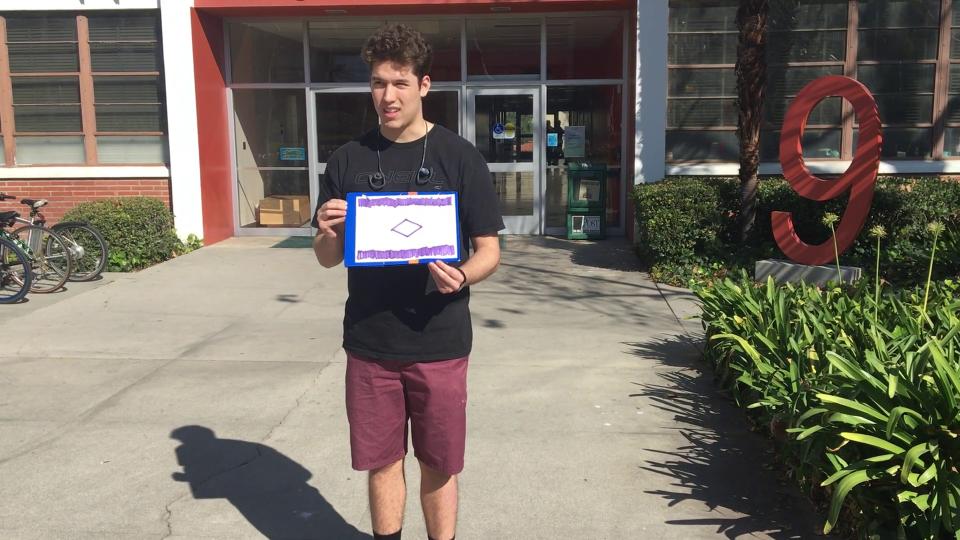
#> input picture frame 19 of CNN_SYS/Test1.mp4, 1920 x 1080 px, given in place of the camera (shown at 1/2 size)
$ python 'UGV Bottle Code.py'   (older library calls are emulated)
#> lines starting #> are read from the running program, lines starting #| are printed output that depends on the picture; after the words box and inside, x2 and y2 are one past the last pixel; in counts of white or black regions, pixels touching at a corner belong together; long printed decimals are rounded
import numpy as np
import imutils
import argparse
import cv2
import math
import socket
import struct

cap = cv2.VideoCapture(0)
# [4 lines of commented-out code are left out]


while True:

        _, image = cap.read()
#> image is the input picture: shape (1080, 1920, 3); mean B, G, R 99, 110, 117.3
        hsv = cv2.cvtColor(image, cv2.COLOR_BGR2HLS)
#> hsv: shape (1080, 1920, 3); mean of channels 0, 1, 2 50.3, 109, 52.7
        lowh = np.array([103.59712230215827, 0.0, 59.62230215827338])
        upph = np.array([180.0, 111.18686868686868, 255.0])
        output = image.copy()
        mask = cv2.inRange(hsv, lowh, upph)
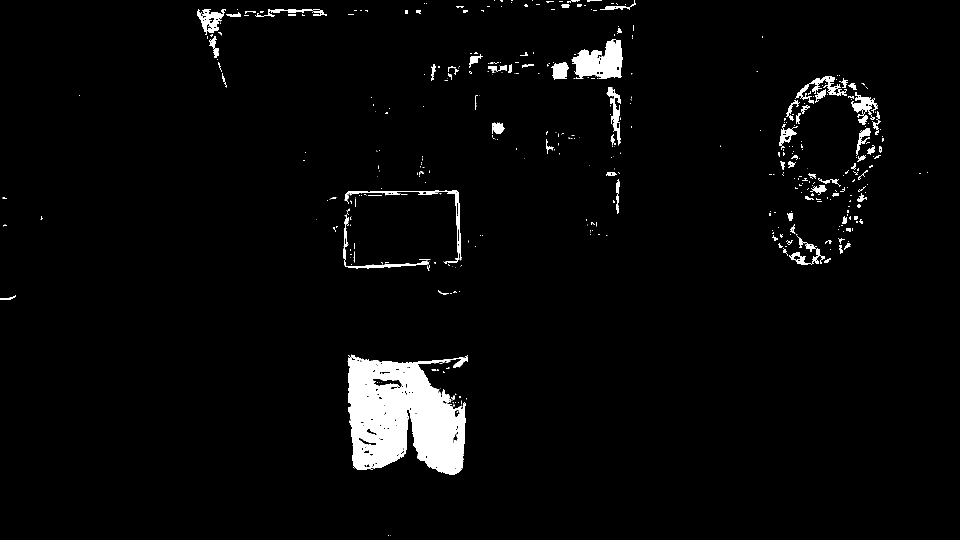
#> mask: shape (1080, 1920) (shown at 1/2 size); 3.3% white; 494 white regions (357 under 20 px)


        ret,thresh = cv2.threshold(mask, 40, 255, 0)

        im2,contours,hierarchy = cv2.findContours(thresh, cv2.RETR_EXTERNAL, cv2.CHAIN_APPROX_NONE)
#> contours = 488 contours, 390 with area under 20; largest, box (x1, y1, x2, y2) and area: (695, 710, 936, 950) 41034, (1143, 78, 1245, 158) 5056, (394, 18, 452, 70) 1492, (1590, 152, 1694, 208) 1370, (1702, 184, 1756, 250) 1262

        ta = 100
        if len(contours) != 0:
                c = max(contours, key = cv2.contourArea)
#> c = contour of 1637 points, box (x1, y1, x2, y2) (695, 710, 936, 950), area 41034
                M = cv2.moments(c)
#> M = moments, m00 41034.5, centre m10/m00, m01/m00 = (804.3, 832.2)
                a = cv2.contourArea(c)
#> a = 41034.5
                if a > ta:
                        cv2.drawContours(image, c, -1, 255, 3)
                        cX = int(M["m10"] / M["m00"])
#> cX = 804
                        cY = int(M["m01"] / M["m00"])
#> cY = 832

                        cv2.circle(image, (cX, cY), 7, (255, 255, 255), -1)
#> image: shape (1080, 1920, 3); mean B, G, R 99.6, 109.8, 117

                        cv2.putText(image, "center", (cX - 20, cY - 20),
                                       cv2.FONT_HERSHEY_SIMPLEX, 0.5, (255, 255, 255), 2)
#> image: shape (1080, 1920, 3); mean B, G, R 99.7, 109.8, 117

                        rows,cols = image.shape[:2]
#> rows = 1080; cols = 1920
                        [vx,vy,x,y] = cv2.fitLine(c, cv2.DIST_L2,0,0.01,0.01)
#> vx = [0.695]; vy = [-0.719]; x = [823.6]; y = [818]
                        left = int((-x*vy/vx) + y)
#> left = 1669
                        right = int(((cols-x)*vy/vx)+y)
#> right = -315
                        image = cv2.line(image,(cols-1,right),(0,left),(0,255,0),2)
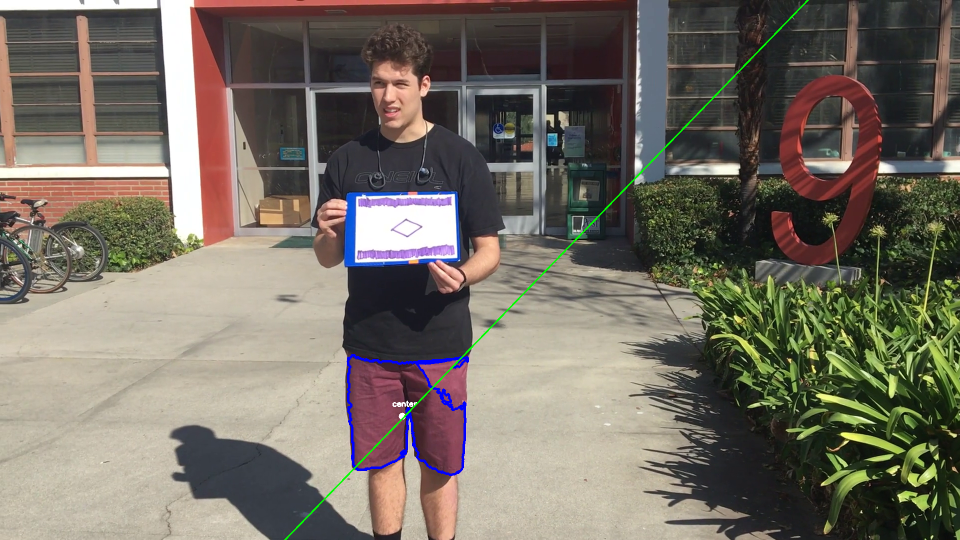
#> image: shape (1080, 1920, 3) (shown at 1/2 size); mean B, G, R 99.4, 110.2, 116.8


                        if(right > cY):
                                anglefound = math.atan2(right-cY, (cols-1) - cX ) * (180/3.141592653589793)
                        else:
                                anglefound = 180 + math.atan2(right-cY, (cols-1) - cX ) * (180/3.141592653589793)
#> anglefound = 134.2
# [10 lines of commented-out code are left out]


                        print('Angle found: ', anglefound)
#| Angle found:  134.190
                        print('Center X coordinate: ', cX)
#| Center X coordinate:  804
                        print('Center Y coordinate: ', cY)
#| Center Y coordinate:  832


        cv2.imshow("mage", image)
        cv2.imshow("mask", mask)
        if cv2.waitKey(1) & 0xFF == ord('q'):
#> (key q is pressed here)
         break


cap.release()
cv2.destroyAllWindows()

$ run again, starting later in the video
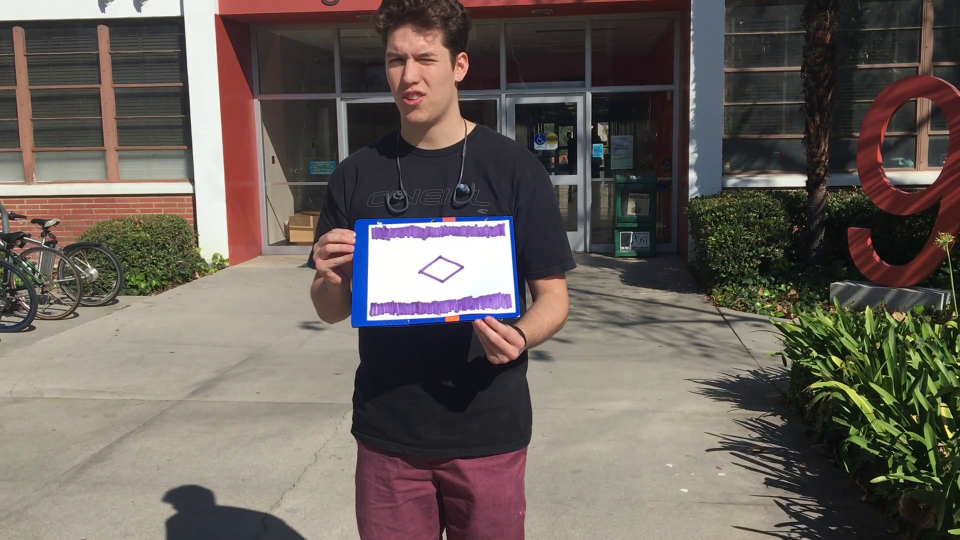
#> input picture frame 88 of CNN_SYS/Test1.mp4, 1920 x 1080 px, given in place of the camera (shown at 1/2 size)
#> image is the input picture: shape (1080, 1920, 3); mean B, G, R 89.2, 95.7, 104.1
#> hsv: shape (1080, 1920, 3); mean of channels 0, 1, 2 54.5, 97, 48.3
#> `mask = cv2.inRange(hsv, lowh, upph)`:
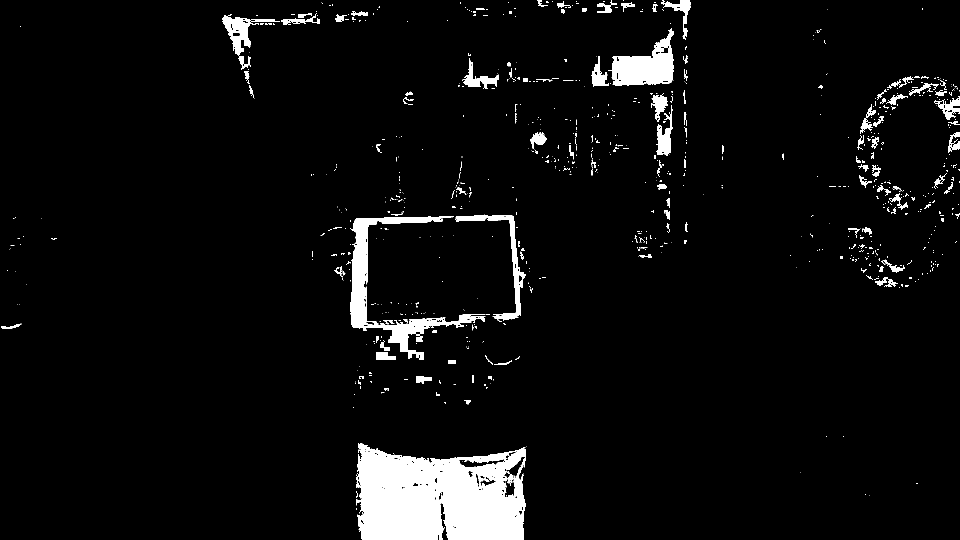
#> mask: shape (1080, 1920) (shown at 1/2 size); 5.1% white; 826 white regions (640 under 20 px)
#> contours = 819 contours, 700 with area under 20; largest, box (x1, y1, x2, y2) and area: (712, 886, 1052, 1080) 54786, (700, 432, 971, 720) 12118, (1216, 56, 1348, 171) 7896, (911, 430, 1052, 644) 3438, (444, 28, 560, 112) 2814
#> c = contour of 1629 points, box (x1, y1, x2, y2) (712, 886, 1052, 1080), area 54786
#> M = moments, m00 54786.5, centre m10/m00, m01/m00 = (882.1, 993.3)
#> a = 54786.5
#> cX = 882
#> cY = 993
#> vx = [0.999]; vy = [0.0426]; x = [861.8]; y = [986.7]
#> left = 949
#> right = 1031
#> `image = cv2.line(image,(cols-1,right),(0,left),(0,255,0),2)`:
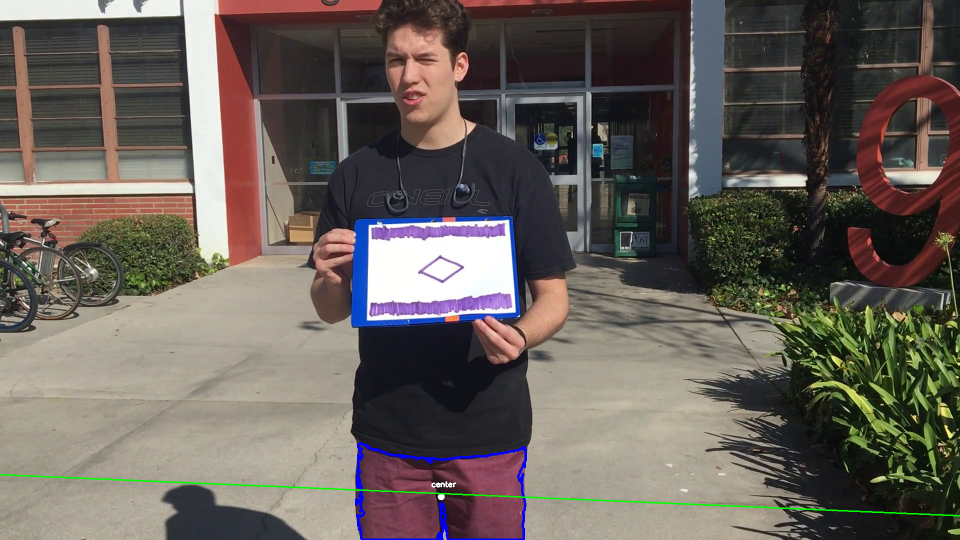
#> image: shape (1080, 1920, 3) (shown at 1/2 size); mean B, G, R 89.6, 96, 103.5
#> anglefound = 2.1
#| Angle found:  2.099
#| Center X coordinate:  882
#| Center Y coordinate:  993

$ run again, starting later in the video
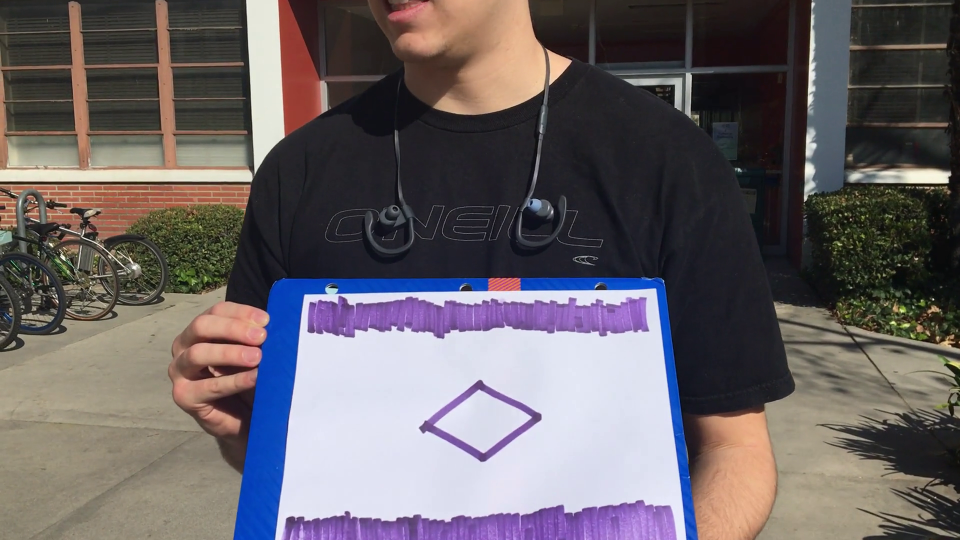
#> input picture frame 156 of CNN_SYS/Test1.mp4, 1920 x 1080 px, given in place of the camera (shown at 1/2 size)
#> image is the input picture: shape (1080, 1920, 3); mean B, G, R 101.9, 98.5, 105.2
#> hsv: shape (1080, 1920, 3); mean of channels 0, 1, 2 72.2, 102.8, 60.8
#> `mask = cv2.inRange(hsv, lowh, upph)`:
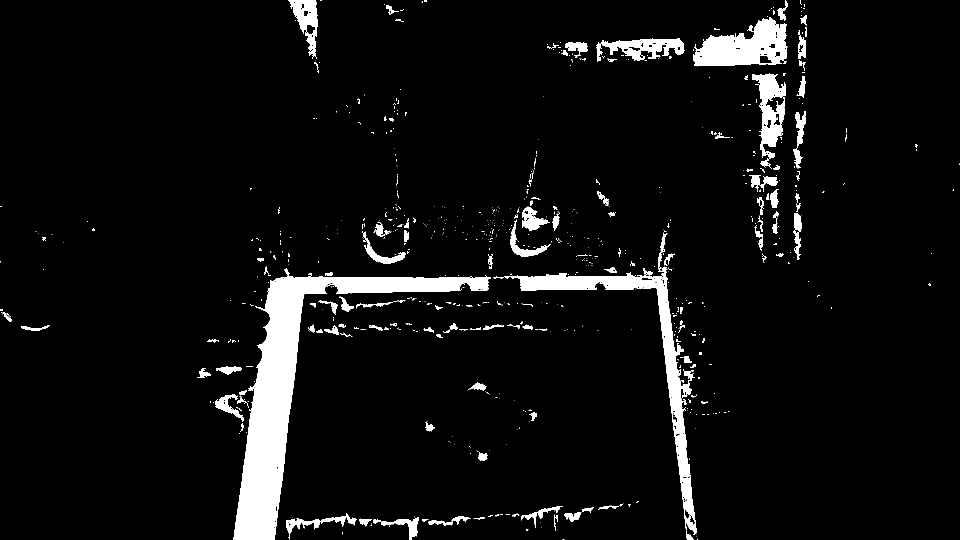
#> mask: shape (1080, 1920) (shown at 1/2 size); 6% white; 754 white regions (590 under 20 px)
#> contours = 752 contours, 629 with area under 20; largest, box (x1, y1, x2, y2) and area: (467, 536, 982, 1080) 49646, (986, 534, 1394, 1070) 18480, (1386, 34, 1575, 133) 11736, (1504, 146, 1572, 338) 6437, (1202, 76, 1370, 122) 3978
#> c = contour of 2242 points, box (x1, y1, x2, y2) (467, 536, 982, 1080), area 49646
#> M = moments, m00 49646, centre m10/m00, m01/m00 = (590.4, 773.4)
#> a = 49646
#> cX = 590
#> cY = 773
#> vx = [0.603]; vy = [-0.798]; x = [638.5]; y = [709.6]
#> left = 1555
#> right = -987
#> `image = cv2.line(image,(cols-1,right),(0,left),(0,255,0),2)`:
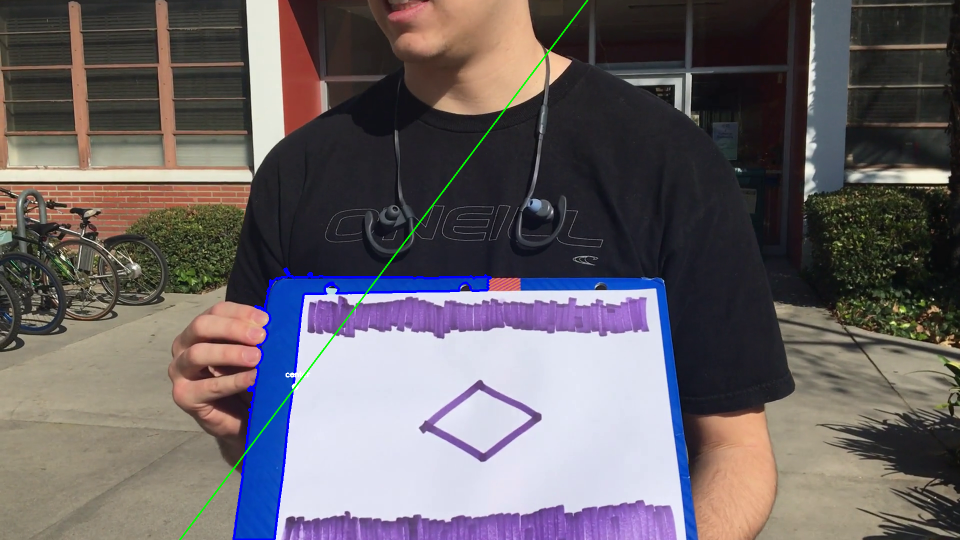
#> image: shape (1080, 1920, 3) (shown at 1/2 size); mean B, G, R 102.3, 98.5, 104.8
#> anglefound = 127.1
#| Angle found:  127.057
#| Center X coordinate:  590
#| Center Y coordinate:  773
